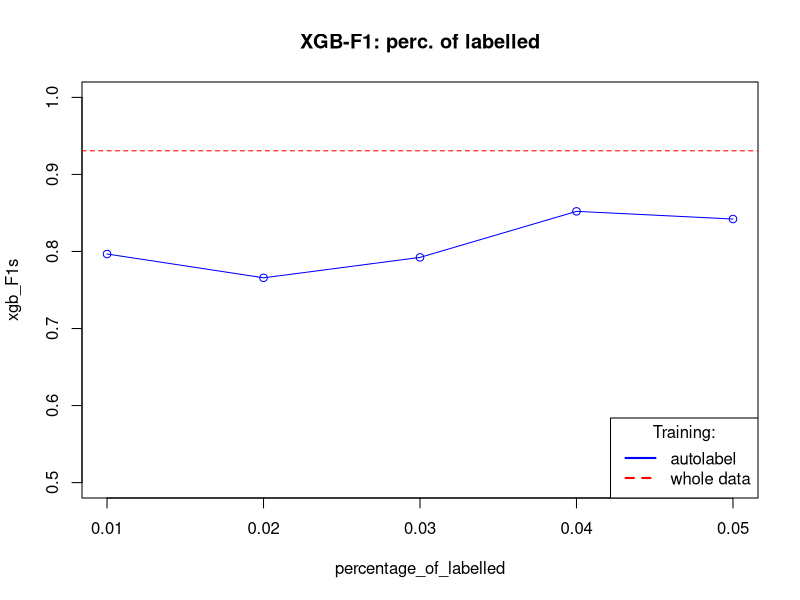
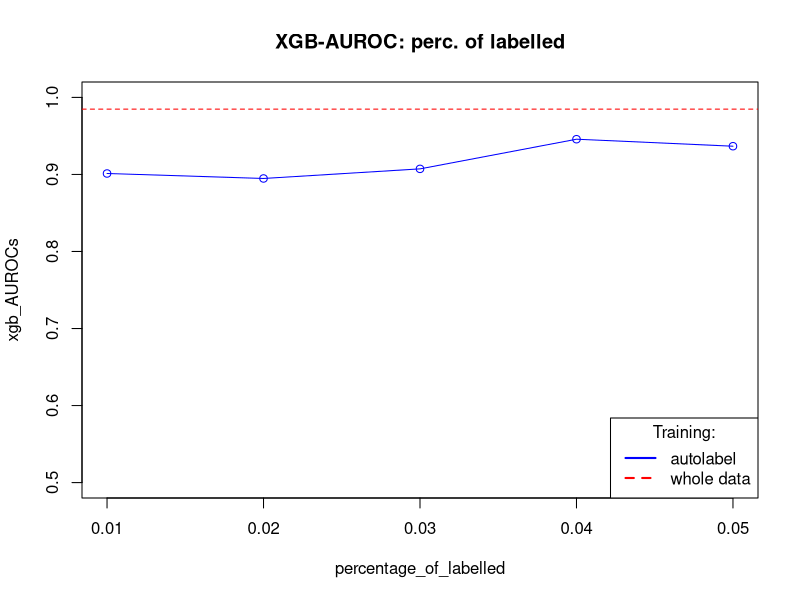
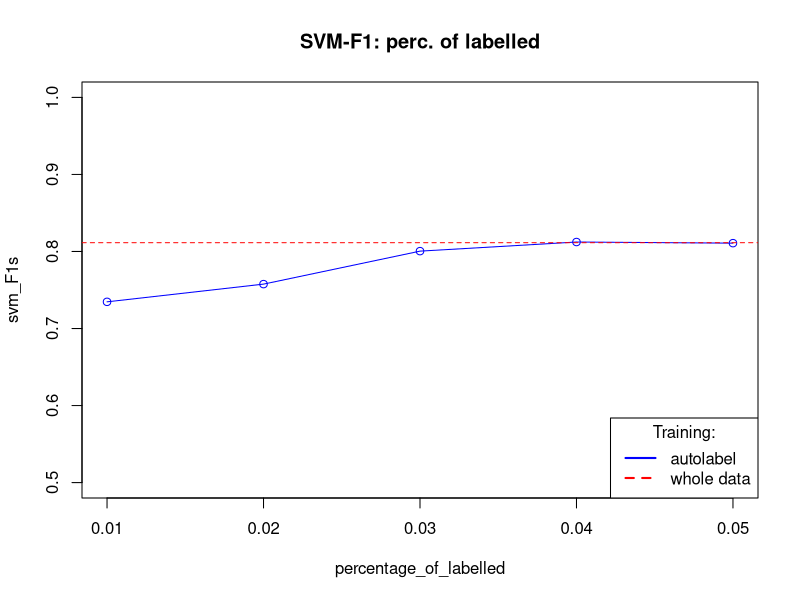
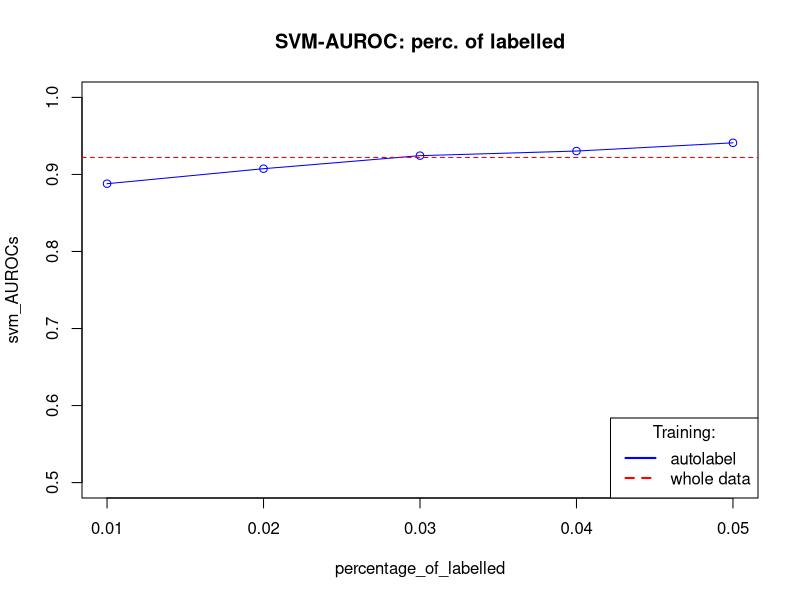

The R script that drew these images, in order:
data_to_compare <- read.csv('experiments_results/whole_data_to_compare.csv', header = TRUE, sep = ",")
f1_col <- 'final.F1'
auroc_col <- 'final.AUROC'
y_lim <- c(0.5, 1)

xgb_result <- data_to_compare[data_to_compare$classifier=='xgb', ]
xgb_f1_compare    <- xgb_result[[f1_col]][1]
xgb_auroc_compare <- xgb_result[[auroc_col]][1]
svm_result <- data_to_compare[data_to_compare$classifier=='svm', ]
svm_f1_compare    <- svm_result[[f1_col]][1]
svm_auroc_compare <- svm_result[[auroc_col]][1]




plot_labelled_set_size_results <- function(){
  data <- read.csv('experiments_results/labelled_set_size-certainty_threshold.csv', header = TRUE, sep = ",")

  xgb_data <- data[data$classifier=='xgb',]
  xgb_F1s <- xgb_data[[f1_col]]
  xgb_AUROCs <- xgb_data[[auroc_col]]
  
  svm_data <- data[data$classifier=='svm',]
  svm_F1s <- svm_data[[f1_col]]
  svm_AUROCs <- svm_data[[auroc_col]]

  percentage_of_labelled <- xgb_data[['percentage.of.train.size.labelled']]

  
  # plot xgb-f1
  plot(percentage_of_labelled, xgb_F1s, main = 'XGB-F1: perc. of labelled', type = 'o', col = 'blue', ylim = y_lim)
  abline(h = xgb_f1_compare, col='red', lty=2)
  legend(x = 'bottomright', title = 'Training:', c('autolabel', 'whole data'), lty=c(1, 2), col=c('blue','red'), lwd = 2)
  
  # plot xgb-auroc
  plot(percentage_of_labelled, xgb_AUROCs, main = 'XGB-AUROC: perc. of labelled',type = 'o', col = 'blue', ylim = y_lim)
  abline(h = xgb_auroc_compare, col='red', lty=2)
  legend(x = 'bottomright', title = 'Training:', c('autolabel', 'whole data'), lty=c(1, 2), col=c('blue','red'), lwd = 2)
  
  # plot svm-f1
  plot(percentage_of_labelled, svm_F1s, main = 'SVM-F1: perc. of labelled',type = 'o', col = 'blue', ylim = y_lim)
  abline(h = svm_f1_compare, col='red', lty=2)
  legend(x = 'bottomright', title = 'Training:', c('autolabel', 'whole data'), lty=c(1, 2), col=c('blue','red'), lwd = 2)
  
  # plot svm-auroc
  plot(percentage_of_labelled, svm_AUROCs, main = 'SVM-AUROC: perc. of labelled',type = 'o', col = 'blue', ylim = y_lim)
  abline(h = svm_auroc_compare, col='red', lty=2)
  legend(x = 'bottomright', title = 'Training:', c('autolabel', 'whole data'), lty=c(1, 2), col=c('blue','red'), lwd = 2)
  
  # TODO?: 
  # maybe compare svm and xgb? but thats a lot of plots and i dont think it will be readable
  #    and i dont know if it will have any sense since its our subjective choice of params for these algs
}



plot_labelled_set_size_results()
